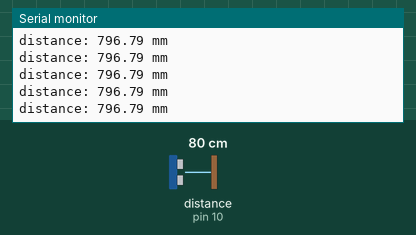
A sketch run on a simulated Arduino Uno, built with avr-gcc and run on an emulated ATmega328P. Parts: the last lines printed to the serial monitor. Wiring (inferred from the names in the program): ultrasonic range finder: trigger pin 11; echo pin 10. Inputs (shaded band) come from the test bench; at power-on: distance to the obstacle (sensor on pin 10) 80 cm. The echo pulse lasts 58.3 µs per cm.

Above: at 1.2 s.
1.3 s: distance to the obstacle (sensor on pin 10) set to 250 cm
At 1.39 s:
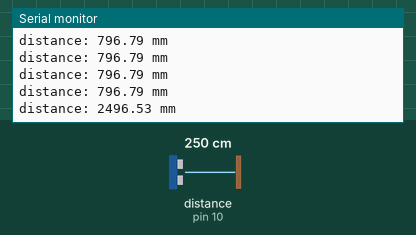
4.3 s: distance to the obstacle (sensor on pin 10) set to 2 cm
At 4.39 s:
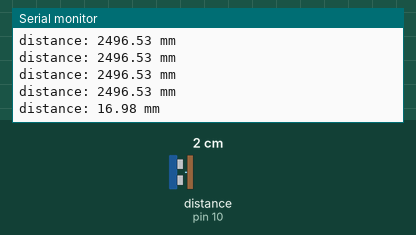
Timing chart, 0 to 7.3 s (numbered marks = the images above; inputs shaded):
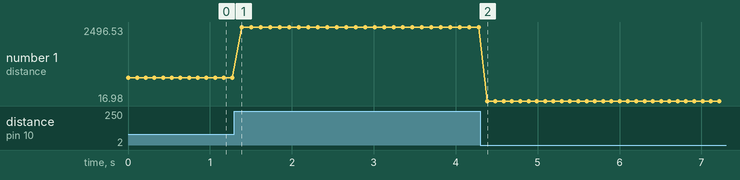

The sketch:

sensor-test.ino
```cpp
#define TRIGPIN 11
#define ECHOPIN 10

float duration, distance;

void setup() {
  Serial.begin(9600);

  pinMode(ECHOPIN, INPUT);
  pinMode(TRIGPIN, OUTPUT);
}

void loop() {
  digitalWrite(TRIGPIN, LOW);
  delayMicroseconds(2);

  digitalWrite(TRIGPIN, HIGH);
  delayMicroseconds(20);

  digitalWrite(TRIGPIN, LOW);

  duration = pulseIn(ECHOPIN, HIGH);


  distance = (duration / 2) * 0.343;

  Serial.print("distance: ");
  Serial.print(distance);
  Serial.println(" mm");

  delay(100);
}
```

Measured:
- after the input at 1.3 s, the serial monitor: prints a new line after 0.09 s (image 1)
- after the input at 4.3 s, the serial monitor: prints a new line after 0.08 s (image 2)
- plotted number 1: 796.79 → 2496.53 after the input at 1.3 s, 2496.53 → 16.98 after the input at 4.3 s
